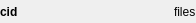
<?xml version="1.0" encoding="UTF-8"?>
<ui version="4.0">
 <class>Form</class>
 <widget class="QWidget" name="Form">
  <property name="geometry">
   <rect>
    <x>0</x>
    <y>0</y>
    <width>196</width>
    <height>23</height>
   </rect>
  </property>
  <property name="windowTitle">
   <string>Form</string>
  </property>
  <layout class="QHBoxLayout" name="horizontalLayout">
   <property name="spacing">
    <number>1</number>
   </property>
   <property name="margin">
    <number>0</number>
   </property>
   <item>
    <widget class="QLabel" name="IDLabel">
     <property name="font">
      <font>
       <weight>75</weight>
       <bold>true</bold>
      </font>
     </property>
     <property name="text">
      <string>cid</string>
     </property>
    </widget>
   </item>
   <item>
    <spacer name="horizontalSpacer">
     <property name="orientation">
      <enum>Qt::Horizontal</enum>
     </property>
     <property name="sizeHint" stdset="0">
      <size>
       <width>149</width>
       <height>20</height>
      </size>
     </property>
    </spacer>
   </item>
   <item>
    <widget class="QLabel" name="FilesLabel">
     <property name="text">
      <string>files</string>
     </property>
    </widget>
   </item>
  </layout>
 </widget>
 <resources/>
 <connections/>
</ui>
